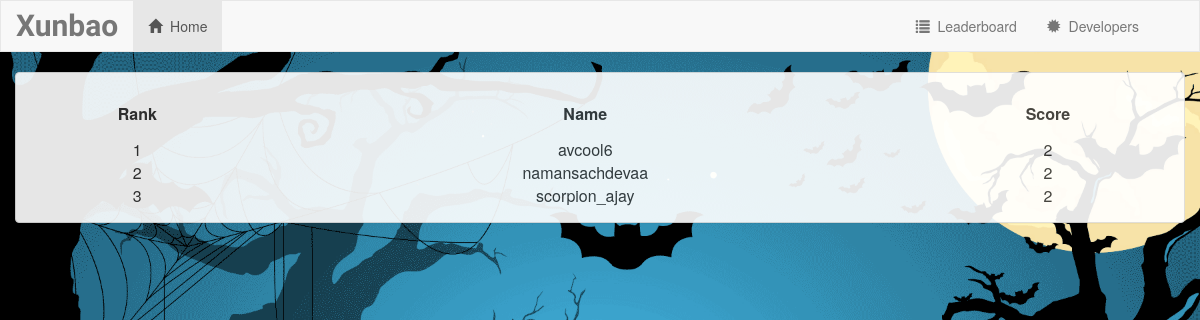
The app's page /leaderboard/, older data.
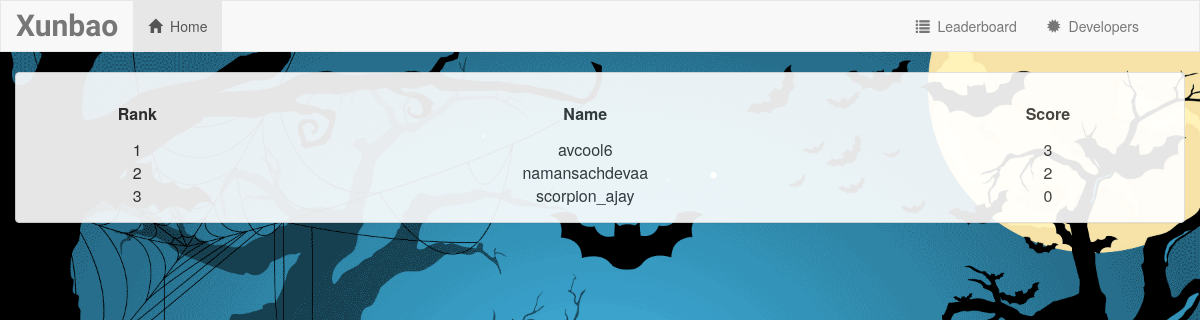
The same page, newer data.
### myapp/models.py (models this page shows)
class Profile(models.Model):
    user = models.OneToOneField(User, on_delete=models.CASCADE)
    solved = models.IntegerField(default=1)
    timetaken = models.DateTimeField(default=datetime.now)
    class Meta:
        ordering = ['-solved', 'timetaken']

### myapp/views.py (the view)
# urls.py: url(r'^leaderboard/$', views.leaderboard, name='leaderboard'),
def leaderboard(request):
    profiles = Profile.objects.all()
    return render(request, 'myapp/leaderboard.html', {
        'profiles': profiles,
    })

### myapp/templates/myapp/leaderboard.html
{% extends 'myapp/base.html' %}
{% block body %}
<div class="container-fluid" style="opacity: 0.9">
    <div class="panel panel-default">
        <div class="panel-body">
            <table class="responsive">
                <thead>
                  <tr>
                      <th>Rank</th>
                      <th>Name</th>
                      <th>Score</th>
                  </tr>
                </thead>
                <tbody>
                    {% for profile in profiles %}
                    <tr>
                        <td>
                            {{ forloop.counter }}
                        </td>
                        <td>
                            {{ profile.user.username }}
                        </td>
                        <td>
                            {{ profile.solved|add:"-1" }}
                        </td>
                    </tr>
                    {% endfor %}
                </tbody>
            </table>
        </div>
    </div>
</div>
{% endblock %}

Row changes from the older to the newer data that the page shows:
changed Profile "avcool6": solved|add "2" → "3"
changed Profile "scorpion_ajay": solved|add "2" → "0"
